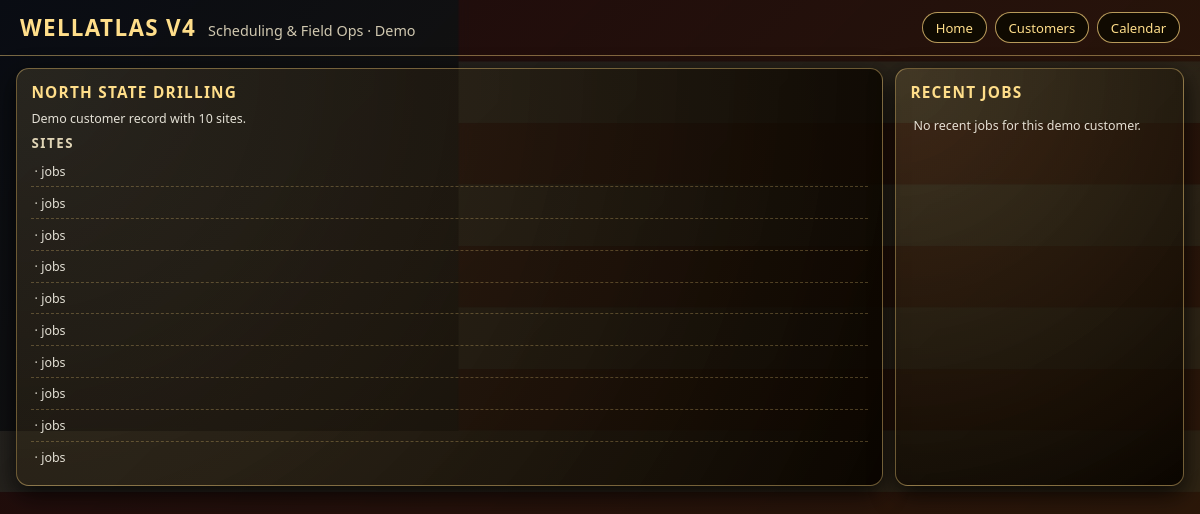
/customer/1, run on an earlier commit of the app's database.
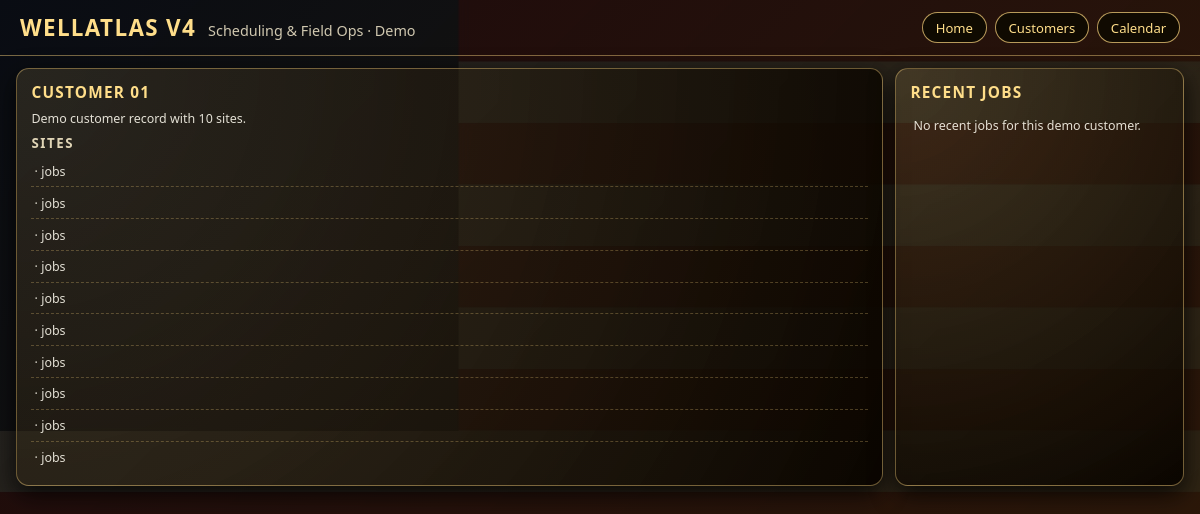
And on a later commit of the database.
### tables this page shows
CREATE TABLE customers (
    id INTEGER PRIMARY KEY AUTOINCREMENT,
    name TEXT,
    street TEXT,
    city TEXT,
    state TEXT,
    zip TEXT,
    phone TEXT,
    email TEXT
);

CREATE TABLE sites (
    id INTEGER PRIMARY KEY AUTOINCREMENT,
    customer_id INTEGER,
    site_name TEXT,
    street TEXT,
    city TEXT,
    state TEXT,
    zip TEXT,
    lat REAL,
    lng REAL
);

### app.py (the view)
@app.route("/customer/<int:id>")
def customer_detail(id):
    conn = get_db()
    cur = conn.cursor()
    cur.execute("SELECT * FROM customers WHERE id = ?", (id,))
    customer = cur.fetchone()
    cur.execute("SELECT * FROM sites WHERE customer_id = ?", (id,))
    sites = cur.fetchall()
    return render_template("customer_detail.html", customer=customer, sites=sites)

### app.py (called while the page is built)
def get_db():
    conn = sqlite3.connect(DATABASE)
    conn.row_factory = sqlite3.Row
    return conn

### templates/customer_detail.html (shortened to what this page needs)
{% extends "base.html" %}
{% block content %}
<section class="card">
  <div class="card-header">
    <div class="card-title">{{ customer['name'] }}</div>
  </div>
  <div class="small">Demo customer record with {{ sites|length }} sites.</div>
  <h3 class="section-title">Sites</h3>
  <ul class="list">
    {% for s in sites %}
    <li class="list-item">
      <span class="small"> · {{ s['job_count'] }} jobs</span>
    </li>
    {% endfor %}
  </ul>
</section>
<section class="card">
  <div class="card-header">
    <div class="card-title">Recent Jobs</div>
  </div>
  <ul class="list">
    {% for j in jobs %}
    <li class="list-item">
      <span class="division-pill division-{{ j['division_class'] }}">
        {{ j['division'] }} {{ j['job_number'] }}
      </span>
      &nbsp;{{ j['site_name'] }}
      <span class="status-pill status-{{ j['status_class'] }}" style="margin-left:0.3rem;">
        {{ j['status'] }}{% if j['has_attachments'] %} 📎{% endif %}
      </span>
    </li>
    {% else %}
    <li class="list-item small">No recent jobs for this demo customer.</li>
    {% endfor %}
  </ul>
</section>
{% endblock %}

### templates/base.html (shortened to what this page needs)
<!doctype html>
<html lang="en">
  <head>
    <link rel="stylesheet" href="{{ url_for('static', filename='css/styles.css') }}">
    <link rel="stylesheet" href="https://unpkg.com/leaflet@1.9.4/dist/leaflet.css" />
  </head>
  <body>
    <div class="overlay">
      <header class="header">
        <div class="header-left">
          <div class="header-title">WellAtlas V4</div>
          <div class="header-subtitle">Scheduling &amp; Field Ops · Demo</div>
        </div>
        <nav class="nav-buttons">
          <a href="{{ url_for('home') }}" class="nav-button">Home</a>
          <a href="{{ url_for('customers') }}" class="nav-button">Customers</a>
          <a href="{{ url_for('calendar_view') }}" class="nav-button">Calendar</a>
        </nav>
      </header>
      <main class="layout-main">
        {% block content %}{% endblock %}
      </main>
    </div>
  </body>
</html>

### static/styles.css (style rules this page uses)
body { margin: 0; font-family: system-ui, -apple-system, BlinkMacSystemFont, "Segoe UI", sans-serif; color: #f8f5e9; background: #000; background-image: url('/static/wallpaper.jpg'); background-size: cover; background-attachment: fixed; background-position: center; }
.overlay { background: linear-gradient(135deg, rgba(10,10,10,0.90), rgba(40,27,7,0.96)); min-height: 100vh; }
.header { padding: 0.75rem 1.25rem; border-bottom: 1px solid rgba(255,215,128,0.45); display: flex; align-items: center; justify-content: space-between; }
.header-left { display: flex; align-items: baseline; gap: 0.75rem; }
.header-title { font-size: 1.4rem; font-weight: 700; letter-spacing: 0.06em; text-transform: uppercase; color: #ffde8a; }
.header-subtitle { font-size: 0.9rem; color: #d0c8b0; }
.nav-buttons { display: flex; gap: 0.5rem; flex-wrap: wrap; }
.nav-button { border: 1px solid rgba(255,215,128,0.7); background: rgba(15,10,2,0.92); color: #ffde8a; padding: 0.35rem 0.8rem; border-radius: 999px; font-size: 0.82rem; text-decoration: none; display: inline-flex; align-items: center; }
.layout-main { display: grid; grid-template-columns: minmax(0, 3fr) minmax(260px, 1fr); gap: 0.75rem; padding: 0.75rem 1rem 1.5rem; }
.card { background: radial-gradient(circle at top left, rgba(255,215,128,0.12), rgba(10,5,0,0.97)); border-radius: 0.8rem; border: 1px solid rgba(255,215,128,0.4); padding: 0.8rem 0.9rem; box-shadow: 0 8px 24px rgba(0,0,0,0.8); }
.card-header { display: flex; justify-content: space-between; align-items: center; margin-bottom: 0.45rem; }
.card-title { font-size: 0.96rem; font-weight: 600; color: #ffde8a; text-transform: uppercase; letter-spacing: 0.08em; }
.section-title { font-size: 0.83rem; text-transform: uppercase; letter-spacing: 0.12em; color: #e0d5b6; margin: 0.4rem 0 0.25rem; }
.list { list-style: none; margin: 0; padding: 0; }
.list-item { padding: 0.4rem 0.2rem; border-bottom: 1px dashed rgba(255,215,128,0.26); font-size: 0.84rem; }
.list-item:last-child { border-bottom: none; }
.small { font-size: 0.78rem; opacity: 0.9; }
a { color: #f4e8c2; text-decoration: none; }

What changed in the data, as far as the page shows it:
changed customers: name "NORTH STATE DRILLING" → "CUSTOMER 01"
